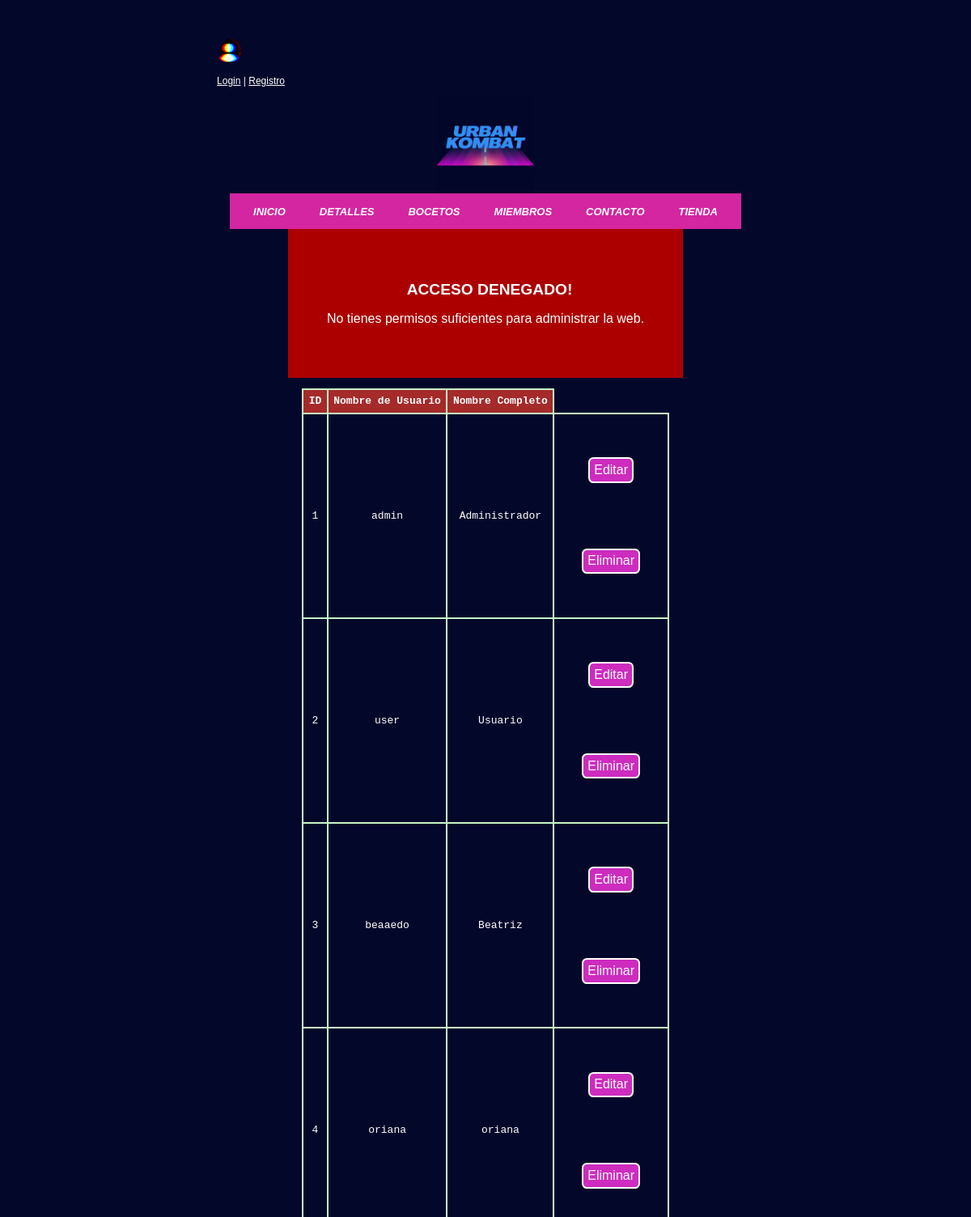
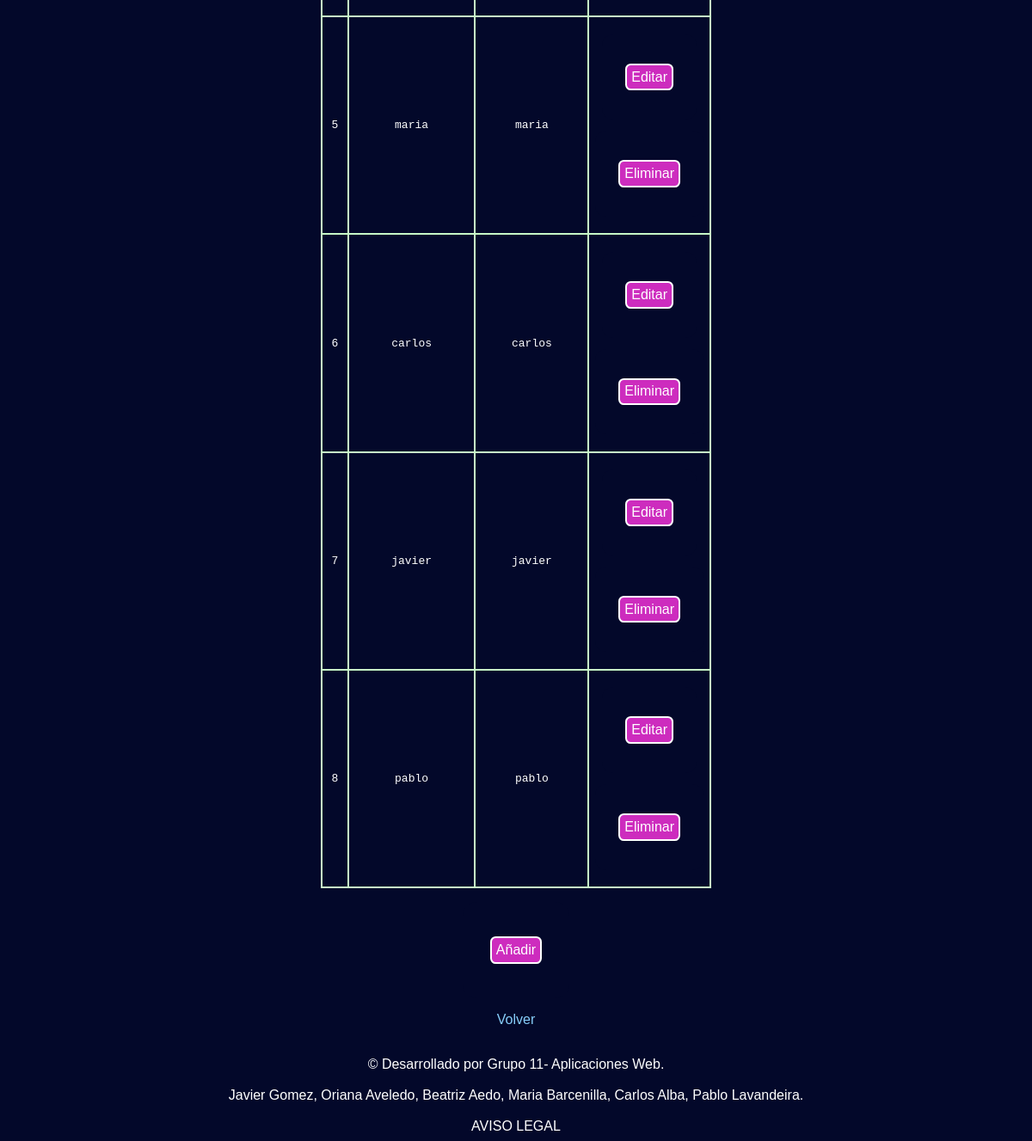
Screenshot of /adminUsuarios.php with the database file from the repository (2 pictures, top to bottom).
### tables this page shows
CREATE TABLE `usuarios` (
  `id` int(11) NOT NULL,
  `nombreUsuario` varchar(15) NOT NULL,
  `nombre` varchar(40) NOT NULL,
  `password` varchar(255) NOT NULL,
  `rol` varchar(10) NOT NULL,
  `votoCancion` boolean NOT NULL,
  `votoArtista` boolean NOT NULL,
  `votoAlbum` boolean NOT NULL,
  `tarjetaYT`varchar(255) NOT NULL,
  `tarjetaSpoti`varchar(255) NOT NULL,
  `tarjetaApple`varchar(255) NOT NULL,
  `concurso` boolean NOT NULL
);

### includes/Usuario.php (called while the page is built, shortened)
<?php
class Usuario
{
    public static function cargarUsuario(){
        $app = Aplicacion::getInstancia();
        $conn = $app->conexionBd();
        $sql = "SELECT * FROM usuarios";
        $result = $conn->query($sql);
        return $result;
    }
}

### adminUsuarios.php (the view, shortened to what this page needs)
<?php
require_once __DIR__.'/includes/Usuario.php';
$css="admin.css";
$contenido='';
if (isset($_SESSION["esAdmin"]) && $_SESSION["esAdmin"]) {
	$contenido.=<<<EOS
	<h1>Consola de administración</h1>
	EOS;
} else {
	$contenido.=<<<EOS
	<div class="noRegMsg">
	<h1>Acceso denegado!</h1>
	<p>No tienes permisos suficientes para administrar la web.</p>
	</div>
	EOS;
}
  $result = Usuario::cargarUsuario();
  if(!$result)
    echo 'No se han podido cargar los usuarios';
  else if($result->num_rows > 0){
    $contenido.=<<<EOS
      <table class="tablaAdmin">
      <tr>
        <th>ID</th>
        <th>Nombre de Usuario</th>
        <th>Nombre Completo</th>
      </tr>
    EOS;
    while($row= $result->fetch_assoc()) {
      $id = $row['id'];
      $nombreUsuario= $row['nombreUsuario'];
      $nombre= $row['nombre'];
      $contenido.=<<<EOS
        <tr>
          <td>
                <p>$id</p>
            </td>
            <td>
                <p>$nombreUsuario</p>
            </td>
            <td >
                <p>$nombre</p>
            </td>
            <td>
              <form method="post" action="editar.php?nombre=$nombreUsuario">
              <input type="submit" name='editarUsuario' value = "Editar"/></form>
              <form method="post" action="eliminar.php?idU=$id">
              <input type="submit" name='eliminarUsuario' value = "Eliminar"/></form>
        </td>
        </tr>
      EOS;
    }
    $contenido.=<<<EOS
      </table>
    EOS;
  }
  else {
    $contenido.=<<<EOS
      <p>Todavia no hay usuarios</p>
    EOS;
  }
  $contenido.=<<<EOS
  <form method="post" action="aniadir.php">
  <input type="submit" name='añadirUsuario' value = "Añadir"/></form>
  <p><a class="volver" href="admin.php">Volver</a></p>
EOS;
require __DIR__.'/includes/plantillas/plantilla.php';

### includes/plantillas/plantilla.php (shortened to what this page needs)
<!DOCTYPE html>
<html>
<head>
    <link rel="stylesheet" type="text/css" href="css/diseno.css"/>
    <link rel="stylesheet" type="text/css" href="css/<?=$css?>"/>
</head>
<body>
    <?php require("includes/comun/header.php");?>
    <main>
        <article>
            <?=$contenido?>
        </article>
    </main>
    <?php
        require("includes/comun/pie.php");
    ?>
</body>
</html>

### includes/comun/header.php (shortened to what this page needs)
<header>
    <body>
    <div id="topHeader">
    <div class="row">
        <div class="column">
            <img src="img/logoPerfil.png" alt="logo" id="logoPerfil" />
            <?php
                if (isset($_SESSION["login"]) && ($_SESSION["login"]===true)) {
                    echo $_SESSION['nombre'] . " || <a href='logout.php'> (Salir)</a>";
                } else {
                    echo "<p> <a href='login.php'>Login</a> | <a href='registro.php'>Registro</a></p>";
                }
            ?>
        </div>
        <div class="column"><img src="img/logo.jpeg" alt="logo" id="logo"/></div>
    </div>
    </div>
    <div id="menu">
        <div><a href="index.php"> INICIO </a></div>
        <div><a href="detalles.php"> DETALLES </a></div>
        <div><a href="bocetos.php"> BOCETOS </a></div>
        <div><a href="miembros.php"> MIEMBROS </a></div>
        <div><a href="contacto.php"> CONTACTO </a></div>
        <div><a href="compra.php"> TIENDA </a></div>
    </div>
</header>

### includes/comun/pie.php
<footer>
	<br/>© Desarrollado por Grupo 11- Aplicaciones Web.<br/>
	<br/>Javier Gomez, Oriana Aveledo, Beatriz Aedo, Maria Barcenilla, Carlos Alba, Pablo Lavandeira.<br/>
	<br/>AVISO LEGAL<br/>
</footer>

### css/diseno.css (style rules this page uses)
#logo { width: 10em; display:block; margin: auto; }
#logoPerfil { width: 2.5em; }
body { display:flex; flex-flow: column nowrap; background-color: #03082A; color:white; font-family:Helvetica, sans-serif; justify-content: center; align-content: flex-start; padding: 40px 40px 0px 40px; text-align: center; align-items: center; }
header { position: static; grid-area:header; }
div#topHeader { display: flex; flex-flow: column wrap; text-align: left; }
div#topHeader .row { display: flex; flex-flow: column nowrap; background-color: #03082A; justify-content: flex-start; align-content: center; font-size: 12px; }
div#topHeader a { color:white; }
#menu { background-color:#d426a1; margin: auto 1em; display: flex; flex-flow: row wrap; gap: 1rem; justify-content: center; align-items: center; padding: 0em 1em; }
div#menu div { padding: 0.8rem 0em; }
div#menu div a { font-size: small; color: white; padding: 1em; text-decoration: none; font-weight: bold; font-style: oblique; }
form { background-color: white; width: max-content; color:#03082A; padding: 2em 1.5em; border:2px #0b6b91; border-radius: 1em; margin:1em auto; text-align:justify; }
input, textarea { box-sizing: border-box; border: 2px solid #03082A; border-radius: 4px; margin: 0.5em; }
input[type=submit], button[type=submit] { text-align: center; background-color: #CD2CBE; color:white; font-size: 1em; padding:0.3em; border: 2px solid white; border-radius: 0.4em; }
h1 { text-align:center; font-size:larger; text-transform: uppercase; padding-left: 10px; }
.noRegMsg { background-color: rgb(172, 0, 0); padding: 3em; }

### css/admin.css (style rules this page uses)
.tablaAdmin { margin: 1em auto; border-collapse:collapse; font-family: monospace; empty-cells: hide; }
.tablaAdmin td, .tablaAdmin th { border: 2px solid rgb(199, 248, 199); padding: 0.5em; }
.tablaAdmin th { background-color:brown; }
.volver { text-decoration: none; color:lightskyblue; }
form { background-color: #03082A; }
input[type=submit] { text-align: center; background-color: #CD2CBE; color:white; font-size: 1em; padding:0.3em; border: 2px solid white; border-radius: 0.4em; }

### rows the page displays
usuarios: id "1", nombreUsuario "admin", nombre "Administrador"
usuarios: id "2", nombreUsuario "user", nombre "Usuario"
usuarios: id "3", nombreUsuario "beaaedo", nombre "Beatriz"
usuarios: id "4", nombreUsuario "oriana", nombre "oriana"
usuarios: id "5", nombreUsuario "maria", nombre "maria"
usuarios: id "6", nombreUsuario "carlos", nombre "carlos"
usuarios: id "7", nombreUsuario "javier", nombre "javier"
usuarios: id "8", nombreUsuario "pablo", nombre "pablo"
